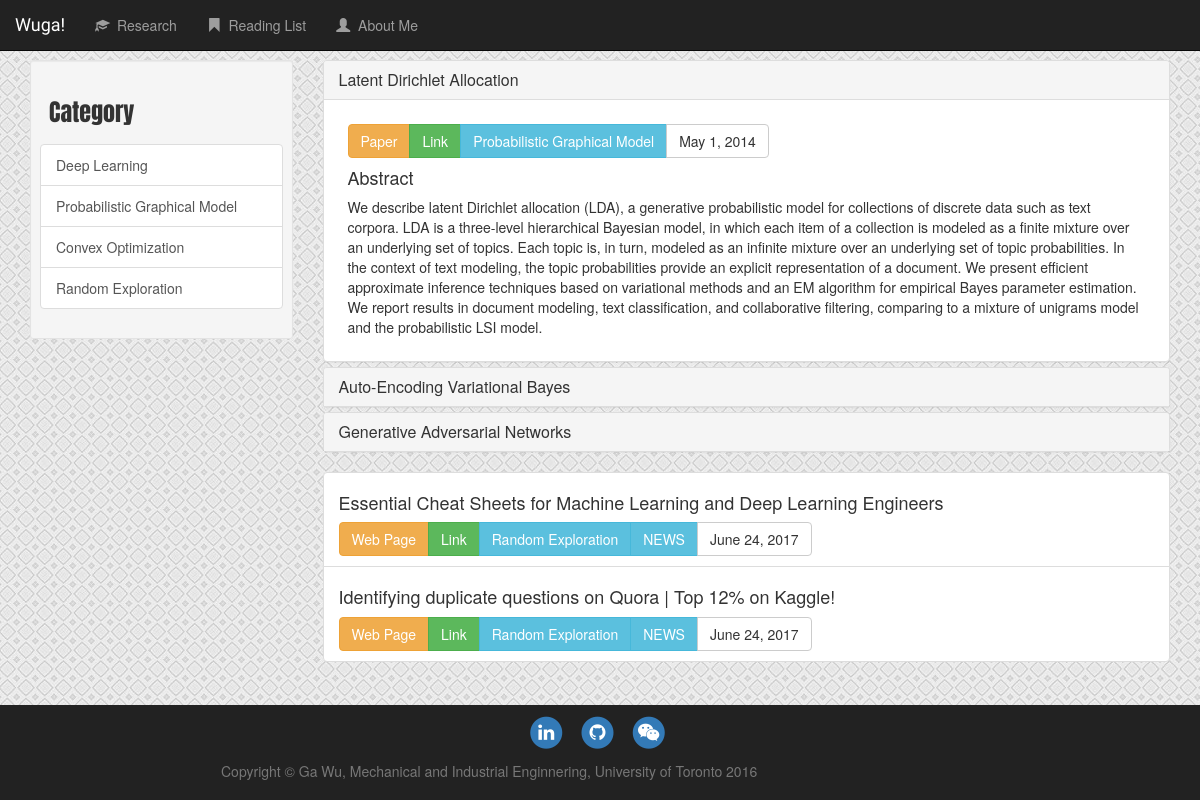
The page /reading/ on the database its author committed.
### reading/models.py (models this page shows, shortened)
class Paper(models.Model):
    PAPER_CATEGORY = (
        ('DL', "Deep Learning"),
        ('PGM', "Probabilistic Graphical Model"),
        ('CO', "Convex Optimization"),
        ('RD', "Random Exploration"),
    )
    title = models.CharField(max_length=100)
    time = models.DateField()
    category = models.CharField(max_length=3, choices=PAPER_CATEGORY, default='DL')
    abstract = models.TextField()
    link = models.CharField(max_length=200)

class WebPage(models.Model):
    PAGE_CATEGORY = (
        ('DL', "Deep Learning"),
        ('PGM', "Probabilistic Graphical Model"),
        ('CO', "Convex Optimization"),
        ('RD', "Random Exploration"),
    )
    PAGE_TYPE = (
        ('TT', "Tutorial"),
        ('DM', "DEMO"),
        ('NS', "NEWS"),
    )
    about = models.CharField(max_length=100)
    time = models.DateField()
    category = models.CharField(max_length=3, choices=PAGE_CATEGORY, default='DL')
    type = models.CharField(max_length=3, choices=PAGE_TYPE, default='DL')
    link = models.CharField(max_length=200)

### reading/views.py (the view)
def indexview(request):
    papers = Paper.objects.all().order_by('time')[:5]
    webpages = WebPage.objects.all().order_by('time')[:5]
    categories = Paper.PAPER_CATEGORY
    selected_category = None
    context = {
        "papers": papers,
        "webpages": webpages,
        "categories": categories,
        "selected_category": selected_category,
    }
    return render(request, 'reading/index.html', context)

### reading/templates/reading/index.html
{% extends 'base.html' %}
{% block content %}
<div class="row top-buffer">
<div class="col-md-3 col-sm-3">
    <div class="well well-sm">
        <h3>
            <p class="well-sm" style="font-family: 'Anton', sans-serif;">Category</p>
        </h3>
        <div class="list-group">
            {% for category in categories %}
                {% if category.0 == selected_category %}
                    <a href="#" class="list-group-item active">
                        {{ category.1 }}
                    </a>
                {% else %}
                    <a href="{% url 'reading:category' category.0 %}" class="list-group-item">{{ category.1 }}</a>
                {% endif %}
            {% endfor %}
        </div>
    </div>
</div>
<div class="col-md-9 col-sm-9">
    {% if papers %}
    <div class="panel-group" id="accordion" role="tablist" aria-multiselectable="true">
        {% for paper in papers.all %}
        <div class="panel panel-default">
            <div class="panel-heading" role="tab" id="heading{{ paper.pk }}">
                <h4 class="panel-title">
                <a role="button" data-toggle="collapse" data-parent="#accordion" href="#collapse{{ paper.id }}" aria-expanded="false" aria-controls="collapse{{ paper.id }}">
                {{ paper.title }}
                </a>
                </h4>
            </div>
            {% if forloop.first %}
            <div id="collapse{{ paper.id }}" class="panel-collapse collapse in" role="tabpanel" aria-labelledby="heading{{ paper.pk }}">
            {% else %}
            <div id="collapse{{ paper.id }}" class="panel-collapse collapse" role="tabpanel" aria-labelledby="heading{{ paper.pk }}">
            {% endif %}
                <div class="panel-body">
                    <div class="well-sm well-transparent">
                        <div class="btn-group" role="group" aria-label="...">
                            <a class="btn btn-warning">Paper</a>
                            <a class="btn btn-success" href="{{ paper.link }}">Link</a>
                            <a class="btn btn-info">{{ paper.get_category_display }}</a>
                            <a class="btn btn-default">{{ paper.time }}</a>
                        </div>
                        <h4>
                            Abstract
                        </h4>
                        {{ paper.abstract }}
                    </div>
                </div>
            </div>
        </div>
        {% endfor %}
    </div>
{% else %}
    <p>There is no paper under this reading list!</p>
{% endif %}
<div class="list-group">
    {% if webpages %}
        {% for webpage in webpages %}
            <ul class="list-group-item">
                <h4>{{ webpage.about }}</h4>
                <div class="btn-group" role="group" aria-label="...">
                    <a class="btn btn-warning">Web Page</a>
                    <a class="btn btn-success" href="{{ webpage.link }}">Link</a>
                    <a class="btn btn-info">{{ webpage.get_category_display }}</a>
                    <a class="btn btn-info">{{ webpage.get_type_display }}</a>
                    <a class="btn btn-default">{{ webpage.time }}</a>
                </div>
            </ul>
        {% endfor %}
    {% else %}
        <p>There is no webpage to share under this reading list!</p>
    {% endif %}
</div>
</div>
</div>
{% endblock %}

### home/static/home/style.css (style rules this page uses)
body { background: white url("images/background.jpg"); padding-top: 50px; }
.top-buffer { padding-top:10px; }

### rows shown on the page
Paper: title "Latent Dirichlet Allocation", category "Probabilistic Graphical Model", time "May 1, 2014", abstract "We describe latent Dirichlet allocation (LDA), a generative probabilistic model for collections of discrete data such as text corpora. LDA is a three-level hierarchical Bayesian model, in which each item of a collection is modeled as a finite mixture over an underlying set of topics. Each topic is, in turn, modeled as an infinite mixture over an underlying set of topic probabilities. In the context of text modeling, the topic probabilities provide an explicit representation of a document. We present efficient approximate inference techniques based on variational methods and an EM algorithm for empirical Bayes parameter estimation. We report results in document modeling, text classification,…"
Paper: title "Auto-Encoding Variational Bayes"
Paper: title "Generative Adversarial Networks"
WebPage: about "Essential Cheat Sheets for Machine Learning and Deep Learning Engineers", category "Random Exploration", type "NEWS", time "June 24, 2017"
WebPage: about "Identifying duplicate questions on Quora | Top 12% on Kaggle!", category "Random Exploration", type "NEWS", time "June 24, 2017"

### other values the page prints
{{ category.1 }} "Deep Learning" "Probabilistic Graphical Model" "Convex Optimization" "Random Exploration"
